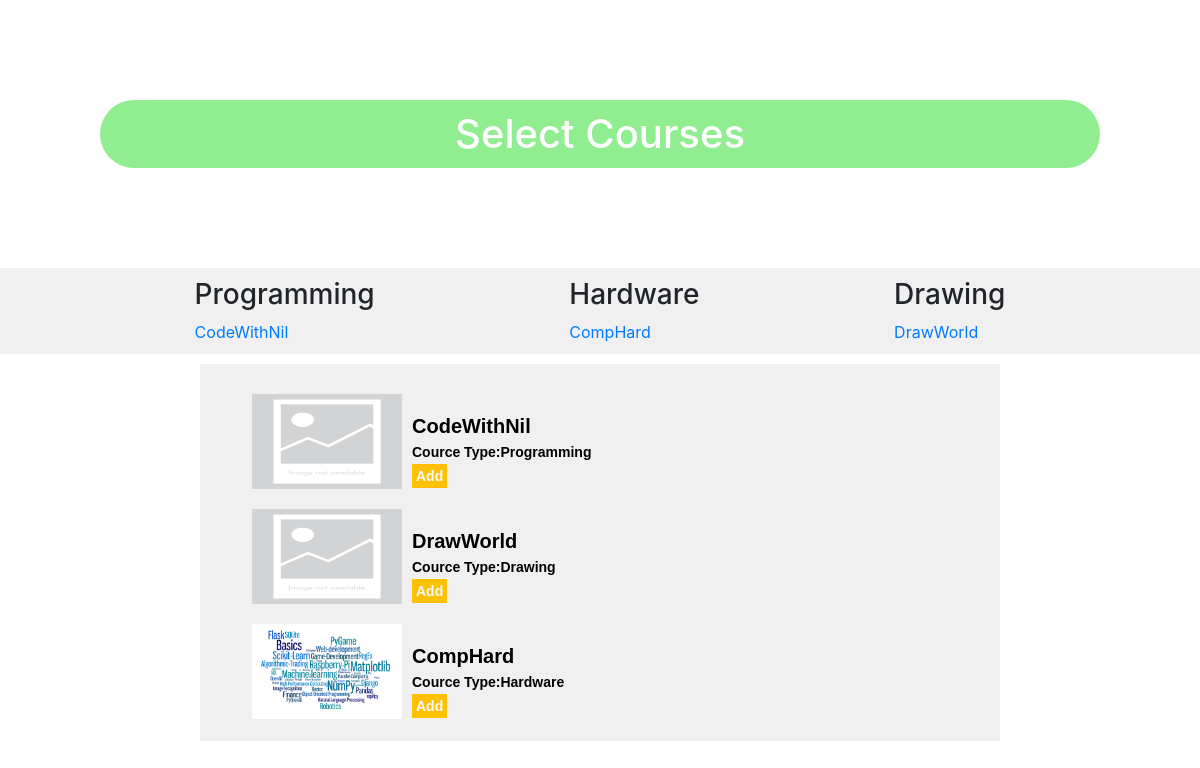
Screenshot of /courses/menu/ with the database file from the repository.
### courses/models.py (models this page shows, shortened)
class Course_Type(models.Model):
    course_type_name=models.CharField(max_length=255,verbose_name="Course Type")
    def __str__(self):
        return self.course_type_name

class Channel_Details(models.Model):
    channel_name=models.CharField(max_length=255,verbose_name="Channel name",unique=True)
    channel_owner=models.ForeignKey(Accounts,on_delete=models.CASCADE)
    channel_type=models.ForeignKey(Course_Type,on_delete=models.CASCADE)
    channel_logo=models.ImageField(blank=True,null=True,upload_to='channel_logo/')

### courses/views.py (the view)
# urls.py: path('courses/',include('courses.urls')),
def courses(request):
    courses=Course_Type.objects.all()
    channels=Channel_Details.objects.all()
    return render(request,'courses.html',{'courses':courses,'channels':channels})

### templates/courses.html (shortened to what this page needs)
{% load static %}
<!DOCTYPE html>
<html lang="en">
<head>
    <link rel="stylesheet" href="{% static 'css/bootstrap.min.css' %}" />
    <link rel="stylesheet" href="{% static '/css/courses.css' %}">
</head>
<body>
    <div id="main-div">
        <div id="title-div">
            <h1 id="title-h1">Select Courses</h1>
        </div>
         <div id="option-div">
            {% for course_type in courses %}
            <table>
                <thead>
                    <th><h3>{{course_type.course_type_name}}</h3></th>
                </thead>
                <tbody>
                    {% for channel in channels %}
                        {% if channel.channel_type == course_type %}
                            <tr>
                                <td><a href="{% url 'show_video' channel_id=channel.id %}">{{channel.channel_name}}</a></td>
                            </tr>
                        {% endif %}
                    {% endfor %}
                </tbody>
            </table>
            {% endfor %}
        </div>
        <div id="list-div">
            {% for course in channels %}
            <div class="course-div">
                <a href="{% url 'show_video' channel_id=course.id %}" class="course-link-a">
                    {% if course.channel_logo %}
                        <img src="{{course.channel_logo.url}}" alt="" class="thumbnail">
                        {% else %}
                        <img src="{% static 'images/No-Photo-Available.png'%}" alt="Logo not found" class="thumbnail" >
                    {% endif %}
                    <p class="discription-p">
                        <h5 class="course-title-h3">{{course.channel_name}}<br><span class="course-type-span"> Cource Type:{{course.channel_type}}</span> <br>
                            <span class="course-type-span bg-warning text-light p-1">Add</span></h5>
                    </p>
                </a>
            </div>
            {% endfor %}
        </div>
    </div>
</body>
</html>

### static/css/courses.css (style rules this page uses)
* { margin: 0; padding: 0; }
#title-div { position: relative; margin: 100px; background: lightgreen; border-radius: 40px; }
#title-h1 { text-align: center; color: #ffffff; padding: 10px 0; }
#option-div { display: flex; justify-content: space-evenly; background-color: #f0f0f0; padding: 10px 0; }
#list-div { width: 800px; margin: 10px auto; border: 2px solid #f0f0f0; padding: 10px 50px 0 50px; border-top: none; background-color: #f0f0f0; }
.course-div { margin: 20px 0; }
.course-link-a { display: flex; }
.thumbnail { width: 150px; height: 95px; }
.course-title-h3 { color: black; text-decoration: none; font-family: Arial; font-weight: bold; margin: 20px 0 0 10px; }
.course-type-span { font-size: 14px; }

### rows the page displays
Course_Type: course_type_name "Programming"
Channel_Details: channel_name "CodeWithNil", channel_type "Programming"
Course_Type: course_type_name "Hardware"
Channel_Details: channel_name "CompHard", channel_logo (picture), channel_type "Hardware"
Course_Type: course_type_name "Drawing"
Channel_Details: channel_name "DrawWorld", channel_type "Drawing"
